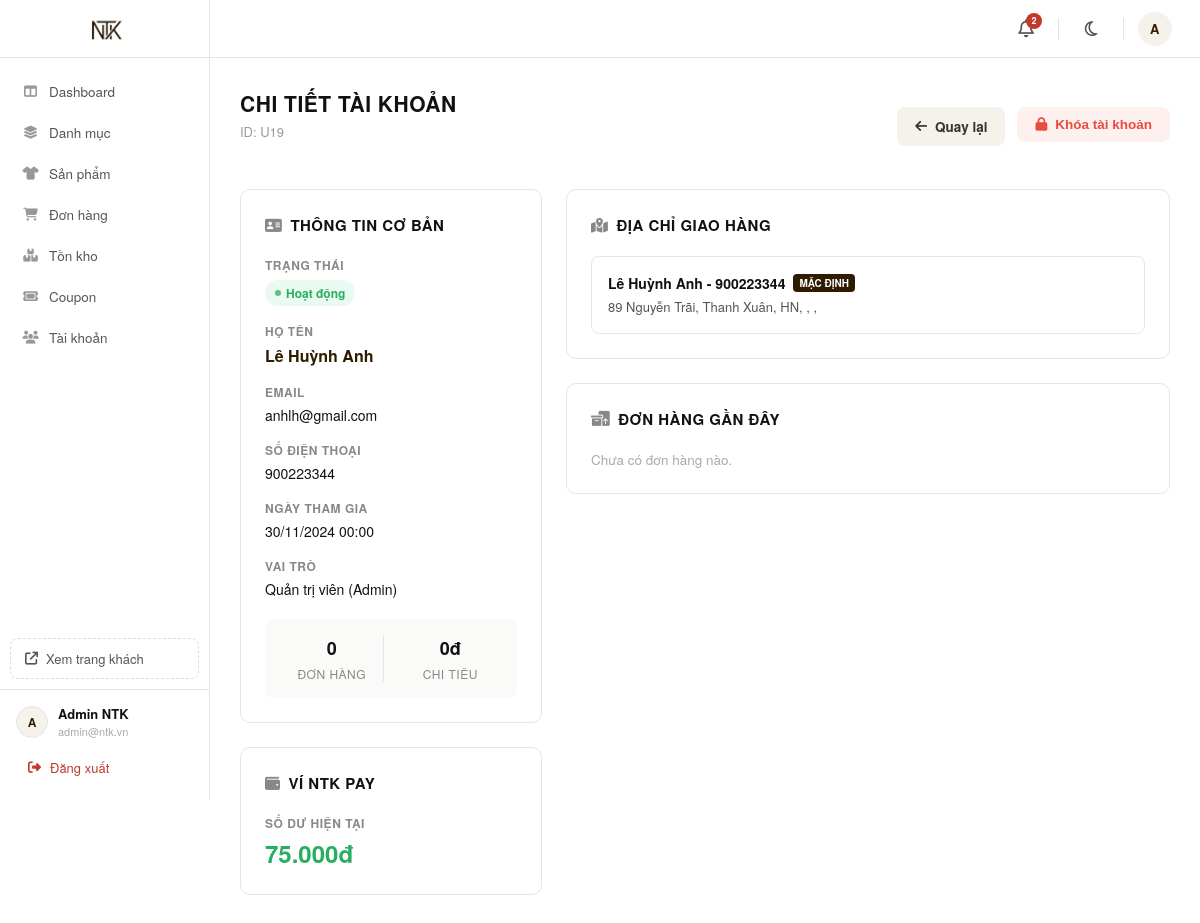
The page /admin/account_detail.php?id=U19 on the database as committed earlier.
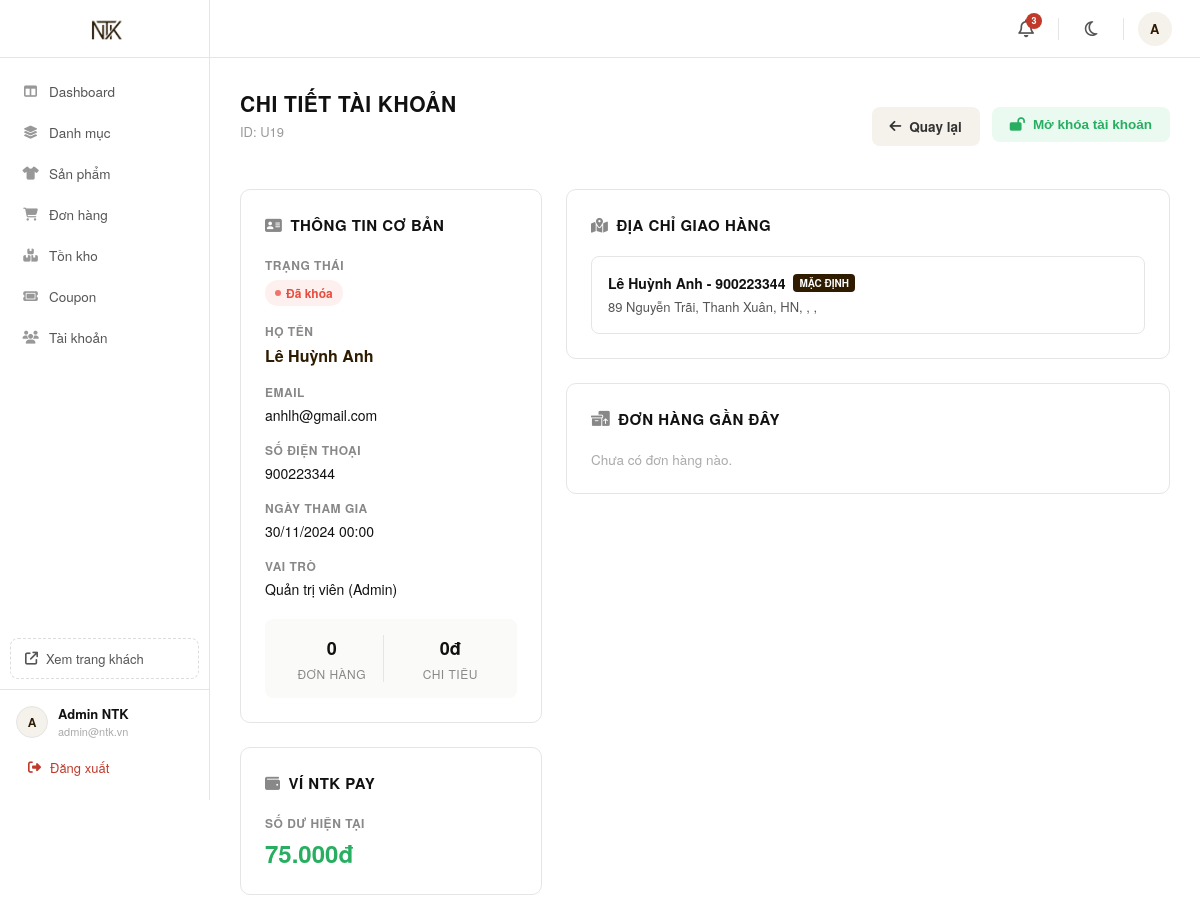
The same page on the database as committed later.
### src/admin/account_detail.php (the view, shortened to what the changed rows need)
<?php
require_once __DIR__ . '/../config/database.php';
$user_id = $_GET['id'] ?? '';
$stmt = $conn->prepare("
    SELECT u.*,
           COUNT(o.order_id) as total_orders,
           IFNULL(SUM(o.final_price), 0) as total_spent
    FROM users u
    LEFT JOIN orders o ON u.user_id = o.user_id AND o.payment_status = 1
    WHERE u.user_id = ?
    GROUP BY u.user_id
");
$stmt->execute([$user_id]);
$user = $stmt->fetch(PDO::FETCH_ASSOC);
include __DIR__ . '/../includes/admin_sidebar.php';
?>
<div class="toolbar">
    <div style="display:flex; gap:12px;">
        <?php if ($user['status'] == 1): ?>
            <form method="POST" action="toggle_user_status.php" onsubmit="return confirm('Bạn có chắc muốn khóa tài khoản này?')">
                <button type="submit" class="btn-action btn-lock"><i class="fa-solid fa-lock"></i> Khóa tài khoản</button>
            </form>
        <?php else: ?>
            <form method="POST" action="toggle_user_status.php" onsubmit="return confirm('Mở khóa tài khoản này?')">
                <button type="submit" class="btn-action btn-unlock"><i class="fa-solid fa-lock-open"></i> Mở khóa tài khoản</button>
            </form>
        <?php endif; ?>
    </div>
</div>
<div class="detail-grid">
    <div>
        <div class="section-card">
            <div class="info-group">
                <div class="info-label">Trạng thái</div>
                <?php if ($user['status'] == 1): ?>
                    <span class="status-badge status-active">Hoạt động</span>
                <?php else: ?>
                    <span class="status-badge status-locked">Đã khóa</span>
                <?php endif; ?>
            </div>
        </div>
    </div>
</div>
</div>
</main>
</body>
</html>

### src/includes/admin_sidebar.php (shortened to what the changed rows need)
<?php
require_once __DIR__ . '/../config/database.php';
$notifications = [];
$stmt = $conn->query("SELECT order_id, order_date FROM orders WHERE order_status = 0 AND order_date >= NOW() - INTERVAL 24 HOUR ORDER BY order_date DESC LIMIT 5");
while ($row = $stmt->fetch()) {
    $notifications[] = [
        'time' => strtotime($row['order_date']),
        'icon' => 'fa-cart-plus', 'color' => '#2f6fdd',
        'label' => 'Đơn hàng mới: #' . $row['order_id'],
        'link' => 'order_detail.php?id=' . $row['order_id'],
        'time_str' => date('H:i d/m', strtotime($row['order_date']))
    ];
}
$stmt = $conn->query("SELECT order_id, order_date FROM orders WHERE order_status = 5 ORDER BY order_date DESC LIMIT 5");
while ($row = $stmt->fetch()) {
    $notifications[] = [
        'time' => strtotime($row['order_date']),
        'icon' => 'fa-ban', 'color' => '#e74c3c',
        'label' => 'Yêu cầu hủy đơn: #' . $row['order_id'],
        'link' => 'order_detail.php?id=' . $row['order_id'],
        'time_str' => date('H:i d/m', strtotime($row['order_date']))
    ];
}
$stmt = $conn->query("SELECT user_id, fullname, created_at FROM users WHERE created_at >= NOW() - INTERVAL 7 DAY AND role = 0 ORDER BY created_at DESC LIMIT 5");
while ($row = $stmt->fetch()) {
    $notifications[] = [
        'time' => strtotime($row['created_at']),
        'icon' => 'fa-user-plus', 'color' => '#2980b9',
        'label' => 'Thành viên mới: ' . $row['fullname'],
        'link' => 'account_detail.php?id=' . $row['user_id'],
        'time_str' => date('H:i d/m', strtotime($row['created_at']))
    ];
}
usort($notifications, function($a, $b) {
    return $b['time'] <=> $a['time'];
});
$notifications = array_slice($notifications, 0, 10);
$notif_count = count($notifications);
?>
<!DOCTYPE html>
<html lang="vi">
<head>
    <link rel="stylesheet" href="https://cdnjs.cloudflare.com/ajax/libs/font-awesome/6.5.0/css/all.min.css">
</head>
<body>
<header class="admin-topbar">
    <div class="notif-wrap" id="notifWrap">
        <a href="#" class="topbar-icon-btn" title="Thông báo" onclick="toggleNotif(event)">
            <i class="fa-regular fa-bell"></i>
            <?php if ($notif_count > 0): ?>
            <span class="topbar-badge"><?= min($notif_count, 9) ?><?= $notif_count > 9 ? '+' : '' ?></span>
            <?php endif; ?>
        </a>
    </div>
</header>
<main class="admin-main">
<div class="admin-content">

Rows that differ between the two databases and show on the page:
changed users "Lê Huỳnh Anh": status 1 → 0 (drawn)
Other text that changed with them:
min($notif_count, 9): "2" → "3"
text no longer shown: "Khóa tài khoản Hoạt động"
text now shown: "Mở khóa tài khoản Đã khóa"
